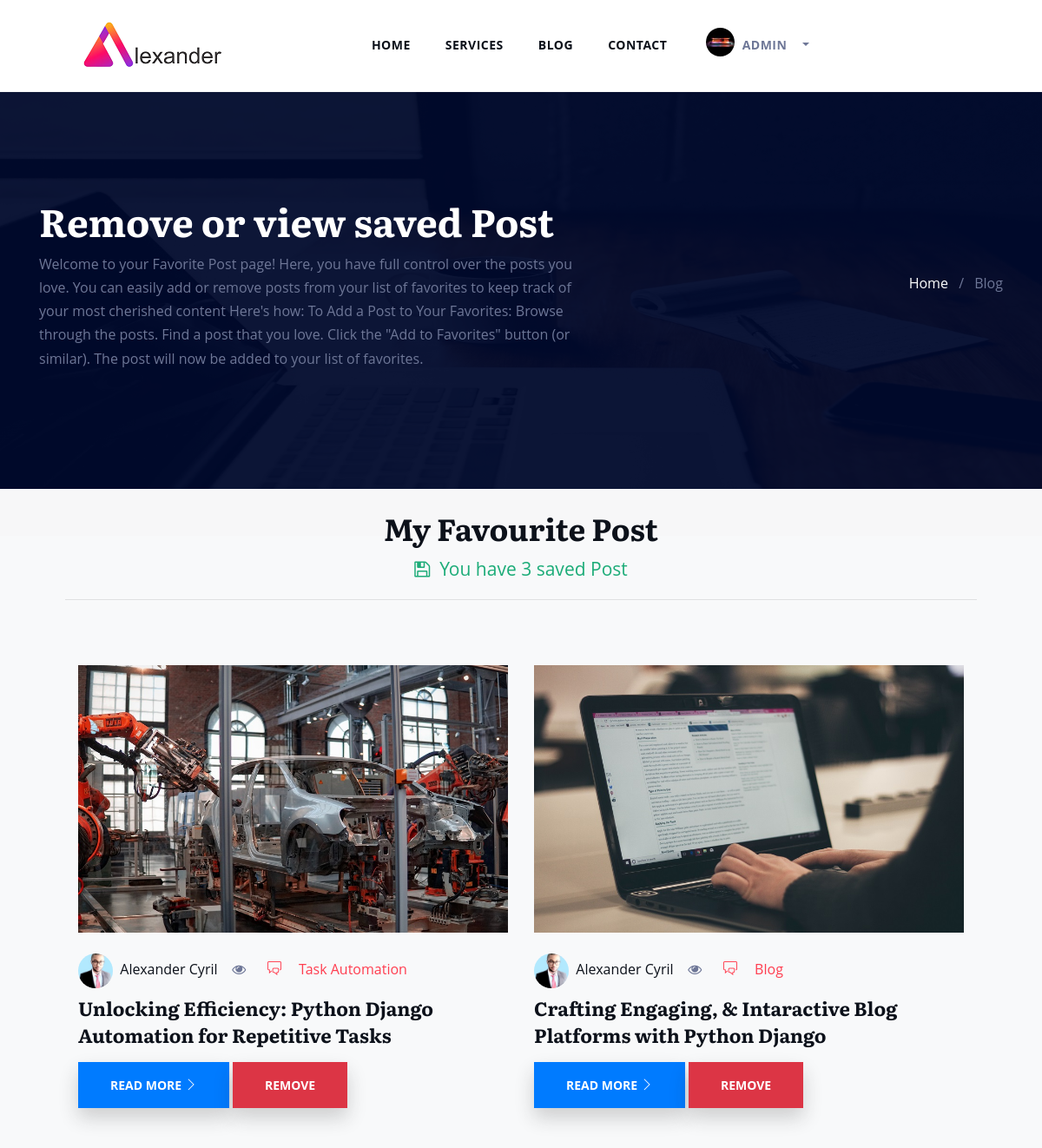
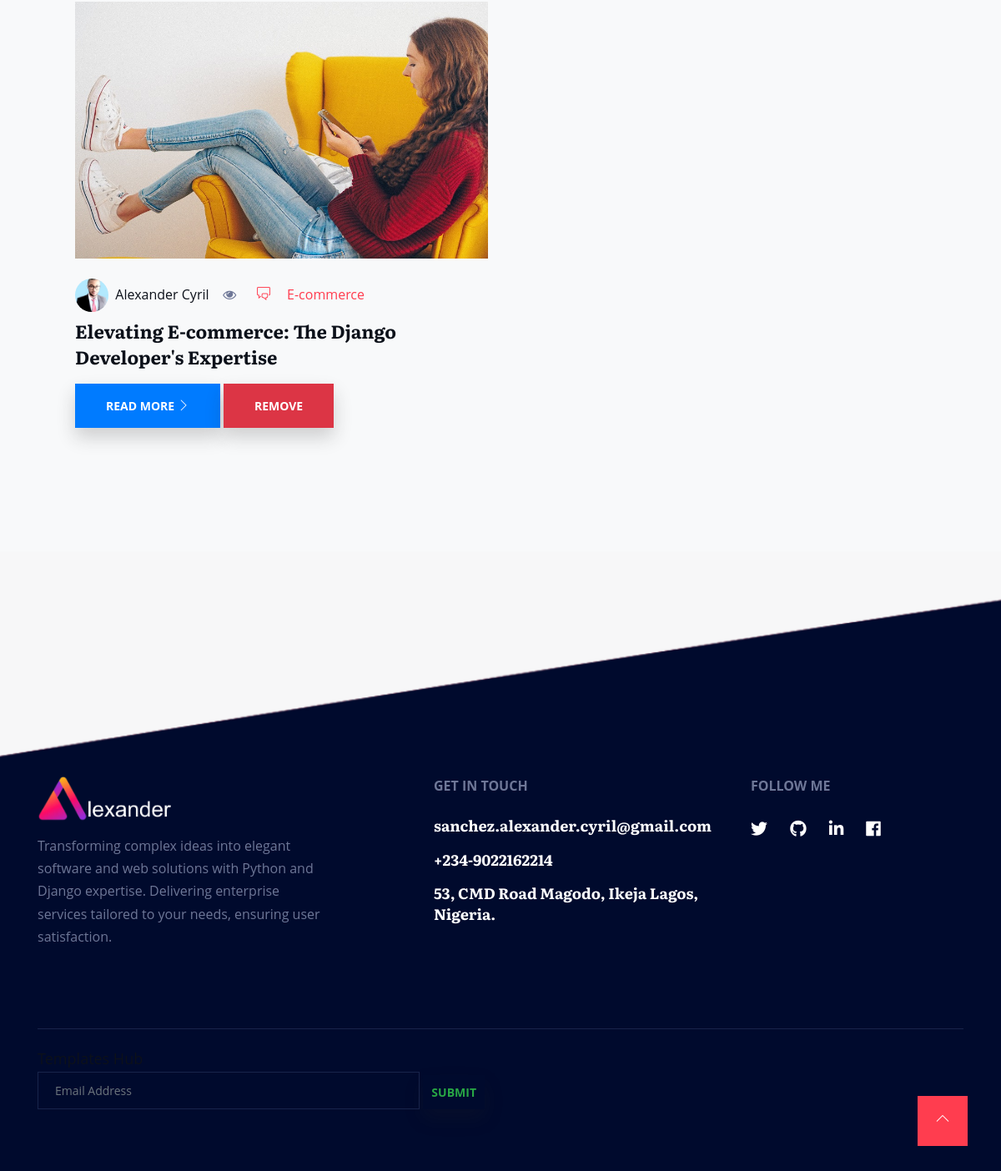
Page /favourites/ (signed in) on the committed database (2 pictures, top to bottom).
### App/models.py (models this page shows, shortened)
class Profile(models.Model):
    user = models.OneToOneField(User, on_delete=models.CASCADE)
    avatar = models.ImageField(default='default.jpg', upload_to='profile_images')
    bio = models.TextField()

class Blog(models.Model):
    class NewManager(models.Manager):
        def get_queryset(self):
            return super().get_queryset().filter(status='published')
    options = (
            ('draft', 'Draft'),
            ('published', 'Published'),
        )
    title = models.CharField(max_length=255)
    overview = tinymce_models.HTMLField()
    highlight = models.CharField(max_length=255)
    content1 = tinymce_models.HTMLField()
    image = models.ImageField(upload_to='blog_images/')
    author = models.ForeignKey(Author, on_delete=models.CASCADE)
    blog_category = models.ForeignKey(Category, on_delete=models.PROTECT, default=1)
    tags = models.ManyToManyField(Tag)
    cate_name = models.CharField(max_length=500)
    featured = models.BooleanField(default='Select')
    view_count = models.IntegerField(default = 0)
    timestamp = models.DateTimeField(auto_now_add=True)
    favourites = models.ManyToManyField(User, related_name='favourite', default=None, blank=True)
    status = models.CharField(max_length=10, choices=options, default='draft')
    objects = models.Manager()  # default manager
    newmanager = NewManager()  # custom manager
    slug = models.SlugField(max_length=250, unique=True, null=True)
    publish = models.DateTimeField(default=timezone.now)
    created = models.DateTimeField(auto_now_add=True, null=True, blank=True)
    updated = models.DateTimeField(auto_now=True, null=True, blank=True)
    class Meta:
        ordering = ('-publish',)
    def get_absolute_url(self):
        return reverse('blog_single', args=[self.slug])

class Author(models.Model):
    user = models.OneToOneField(User, on_delete=models.CASCADE)
    profile_picture = models.ImageField(upload_to='blog_images/')
    def __str__(self):
        return self.user.username

### App/views.py (the view)
# urls.py: path('favourites/', views.favourite_list, name='favourite_list'),
@login_required
def favourite_list(request):
    page_title = "Favourite"
    new = Blog.newmanager.filter(favourites=request.user)
    profile_image = ''
    if request.user.is_authenticated:
        profile_image = Profile.objects.filter(user=request.user)
    context = {
        'page_title':page_title,
        'new':new,
        'profile_image':profile_image,
        }
    return render(request, 'favourites.html', context)

### App/templates/favourites.html (shortened to what this page needs)
{% extends 'base.html' %}
{% load static %}
{% load active_link_tags %}
{% load widget_tweaks %}
{% load hitcount_tags %}
{% block content %}
{% include 'navbar.html' %}
<div style="background:#f7f7f8;">
	<section class="page-title bg-2" id="slider">
		<div class="container-fluid" style="width:95%;">
		  <div class="row align-items-center">
			<div class="col-lg-7">
				<h1> Remove or view saved Post</h1>
				<p>Welcome to your Favorite Post page! Here, you have full control over the posts you
					love. You can easily add or remove posts from your list of favorites to keep
					track of your most cherished content
					Here's how:
					To Add a Post to Your Favorites:
					Browse through the posts.
					Find a post that you love.
					Click the "Add to Favorites" button (or similar).
					The post will now be added to your list of favorites.
				</p>
			</div>
			<div class="col-lg-5">
			  <ul class="list-inline header-breadcumb text-lg-right mt-5 mt-lg-0">
				<li class="list-inline-item"><a href="{% url 'home' %}">Home</a></li>
				<li class="list-inline-item">/</li>
				<li class="list-inline-item">Blog</li>
			  </ul>
			</div>
		  </div>
		</div>
	  </section>
	  <br>
	  <br>
<section class="section" id="slider" style="background:#f8f9fa;">
	<div class="container-fluid" style="width:90%;">
		<div class="row justify-content-center">
			<div class="col-lg-12">
				<div class="section-title text-center">
					<h3 class="mb-4 text-lg" style="margin-top:-130px; font-size:35px;">
                        My Favourite Post
                    </h3>
                        {% if new %}
                    <div class="container" style="margin-top:-15px; color:#1cac78 ; font-size:21px;">
                        <i class="fa fa-save"></i>&nbsp; You have {{new|length}} saved Post
                    </div><hr>
                    {% endif %}
                </div>
			</div>
		</div>
		<div class="container-fluid" style="width:100%; margin-top:5px;">
		<div class="row">
			{% for obj in new %}
				<div class="col-lg-6 col-md-6 ">
					<div class="blog-item mb-5 mb-lg-12">
						<a href="{{obj.get_absolute_url}}" >
						<img src="{{obj.image.url}}" alt="" class="img-fluid">
						<div class="content mt-4">
              <span><img src="{{obj.author.profile_picture.url}}" style="width:40px; height:40px; border-radius:100px;">
                &nbsp;<span style="">{{obj.author}} Cyril</span>
              </span>
              <span>&nbsp;&nbsp;&nbsp;<i class="fa fa-eye" style="color:#6e7797;">&nbsp; </i>
							</span>
              &nbsp;&nbsp;&nbsp; <span class="timecount" style="color:#FF3D4F;">
								<i class="ti-comments mr-3"></i>
								{{obj.cate_name}} </span>
							<h4 class="mb-3 mt-2"><a href="{{obj.get_absolute_url}}">{{obj.title}}</a></h4>
							<a href="{{obj.get_absolute_url}}" class="btn btn-primary">Read More <i class="ti-angle-right"></i></a>
                            <a href="{% url 'favourite_add' obj.id %}" class="btn btn-danger">Remove</a>
						</div>
					</div>
				</div>
				{% endfor %}
			</div>
		</div>
	</section>
{% include 'footer.html' %}
{% endblock %}

### App/templates/navbar.html (shortened to what this page needs)
{% load static %}
{% load active_link_tags %}
<nav class="navbar navbar-expand-lg navigation header-padding site-header" id="navbar">
    <div class="container-fluid">
          <img src="{% static 'assets/images/logo.png' %}" alt="Rubi" class="img-fluid">
      <div class="collapse navbar-collapse" id="navbarmain">
        <ul class="navbar-nav m-auto">
          {% url 'home' as url %}
          {% if request.path == url %}
          <li class="nav-item {% if request.path == url %}active{% endif %}">
            <a class="nav-link" href="{{url}}">Home</a></li>
           <li class="nav-item item"><a class="nav-link smoth-scroll" href="#about">About</a></li>
           <li class="nav-item item"><a class="nav-link smoth-scroll" href="#services">Services</a></li>
           {% comment %} <li class="nav-item"><a class="nav-link smoth-scroll" href="#portfolio">Portfolio</a></li> {% endcomment %}
           <li class="nav-item item"><a class="nav-link smoth-scroll" href="#skills">Skills</a></li>
           {% comment %} <li class="nav-item"><a class="nav-link smoth-scroll" href="#team">Team</a></li> {% endcomment %}
           <li class="nav-item item"><a class="nav-link smoth-scroll" href="#blog">Blog</a></li>
           {% url 'contact' as contact_url %}
           <li class="nav-item {% if request.path == contact_url %}active{% endif %}">
            <a class="nav-link" href="{{contact_url}}">Contact</a></li>
           {% else %}
           <li class="nav-item {% if request.path == url %}active{% endif %}">
            <a class="nav-link" href="{{url}}">Home</a></li>
            {% url 'services:services' as services_url %}
            {% url 'services:services_search_results' as service_search_result %}
           <li class="nav-item {% if request.path == services_url or request.path == service_search_result %}active{% endif %}">
            {% if services_url %}
            <a class="nav-link" href="{{services_url}}">Services</a></li>
            {% elif service_search_result %}
            <a class="nav-link" href="{{service_search_result}}">Services</a></li>
            {% endif %}
            {% url 'blog' as blog_url %}
            {% url 'search_results' as search_results %}
            {% url 'favourites' as favourites %}
           <li class="nav-item {% if request.path == blog_url or request.path == search_results or request.path == favourites %}active{% endif %}">
            {% if blog_url %}
            <a class="nav-link" href="{{blog_url}}">Blog</a></li>
            {% elif search_results %}
            <a class="nav-link" href="{{search_results}}">Blog</a></li>
            {% elif favourites %}
            <a class="nav-link" href="{{favourites}}">Blog</a></li>
            {% endif %}
           {% url 'contact' as contact_url %}
           <li class="nav-item {% if request.path == contact_url %}active{% endif %}" style="margin-right:15px;">
            <a class="nav-link" href="{{contact_url}}">Contact</a></li>
            {% endif %}
           {% if user.is_authenticated %}
           <li class="nav-item logout dropdown">
              <a class="nav-link dropdown-toggle">
                <span>
                  {% for obj in profile_image %}
                  <img src="{{ obj.avatar.url }} " style="width:33px; height:33px; border-radius:100%; margin-top:-10px;">
                  &nbsp;{{ user.username }} {% endfor %} </span></a>
                    {% url 'users_dashboard' as url %}
                    {% url 'logout' as url %}
          </li>
           {% endif %}
          </ul>
      </div>
    </div>
</nav>

### static/assets/css/style.css (style rules this page uses)
body { line-height: 1.7; font-family: "Open Sans", sans-serif; -webkit-font-smoothing: antialiased; font-size: 16px; color: #6e7797; overflow-x: hidden; }
h1, .h1, h2, .h2, h3, .h3, h4, .h4, h5, .h5, h6, .h6 { font-family: "Literata", serif; font-weight: 700; color: #0c111a; }
h1 { font-size: 44px; line-height: 1.3; }
h3 { font-size: 28px; line-height: 1.3; }
h4 { font-size: 22px; line-height: 1.4; }
h1 a, h2 a, h3 a, h4 a, h5 a, h6 a { color: inherit; }
.btn { display: inline-block; font-size: 14px; letter-spacing: 0px; padding: 14px 35px; text-transform: uppercase; font-weight: 700; border-radius: 3px; border: 2px solid transparent; transition: all 0.3s ease 0s; border-radius: 0px; box-shadow: 0 11px 22px rgba(34, 34, 34, 0.2); }
.section { padding: 100px 0; }
.section-title { margin-bottom: 70px; }
a { color: #0c111a; transition: all .25s ease; }
.navigation { border-bottom: 1px solid rgba(0, 0, 0, 0.04); }
.navigation .nav-link { padding: 40px 20px !important; text-transform: uppercase; font-size: 14px; letter-spacing: .5px; font-weight: 700; }
.header-padding { padding: 0px 80px; }
.text-lg { font-size: 55px; line-height: 1.2; }
.page-title { padding: 120px 0px; background: #000a2d; background: url("../images/page-header.jpg") no-repeat; background-size: cover; position: relative; }
.page-title:before { position: absolute; content: ""; left: 0px; top: 0px; background: #000a2d; width: 100%; height: 100%; opacity: .95; }
.page-title h1 { color: #fff; }
.header-breadcumb li a { color: #fff; }

### App/templates/navbar.html (style rules this page uses)
.logout span { background: color:#fff; padding:10px; border-radius:40px; margin-left:-20px; }
.dropdown { position: relative; }
.dropdown-toggle { display: block; }

### rows in the picture
Profile: avatar (picture)
Blog: image (picture), author.profile_picture (picture), author "Alexander", cate_name "Task Automation", title "Unlocking Efficiency: Python Django Automation for Repetitive Tasks"
Blog: image (picture), author.profile_picture (picture), author "Alexander", cate_name "Blog", title "Crafting Engaging, & Intaractive Blog Platforms with Python Django"
Blog: image (picture), author.profile_picture (picture), author "Alexander", cate_name "E-commerce", title "Elevating E-commerce: The Django Developer's Expertise"

### other values in the picture
{{ user.username }} "ADMIN"
{{ new|length }} "3"
